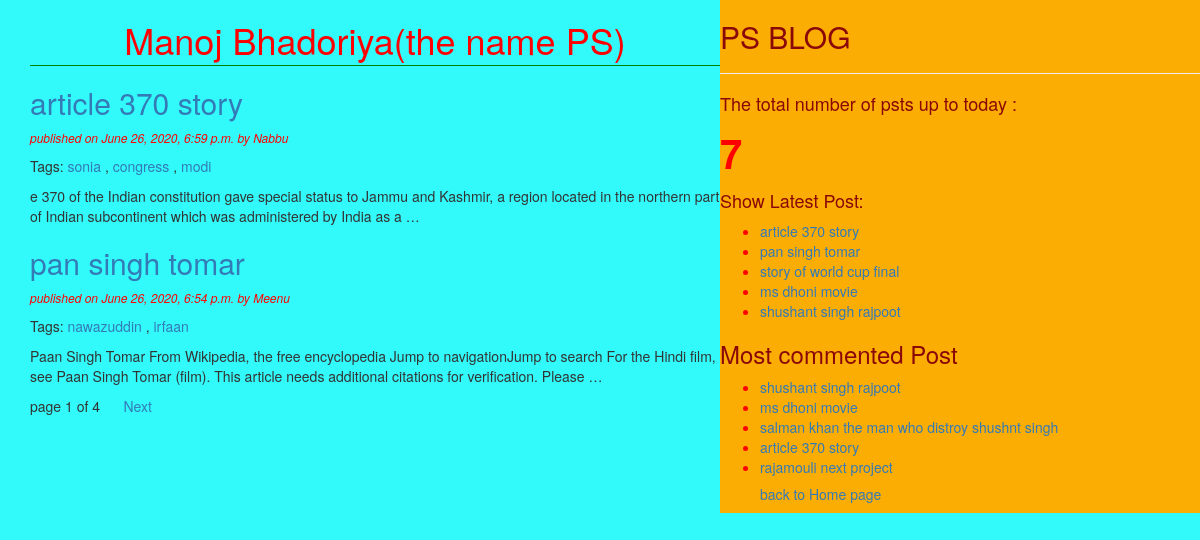
The page / on the database its author committed.
### Blog/models.py (models this page shows, shortened)
class Post(models.Model):
    STATUS_CHOICES=(('draft','Draft'),('published','Published'))
    title=models.CharField(max_length=256)
    slug=models.SlugField(max_length=264,unique_for_date='publish')
    author=models.ForeignKey(User,related_name='blog_posts',on_delete=models.DO_NOTHING)
    body=models.TextField()
    publish=models.DateTimeField(default=timezone.now)
    created=models.DateTimeField(auto_now_add=True)
    updated=models.DateTimeField(auto_now=True)
    status=models.CharField(max_length=10,choices=STATUS_CHOICES,default='draft')
    objects=CustomManager()
    tags=TaggableManager()
    class Meta:
        ordering=('-publish',)
    def get_absolute_url(self):
        return reverse('post_detail',args=[self.publish.year,self.publish.strftime('%m')
        ,self.publish.strftime('%d'),self.slug])

### Blog/views.py (the view)
# urls.py: url(r'^$', views.post_list_view),
def post_list_view(request,tag_slug=None):
    post_list=Post.objects.all()
    tag=None
    if tag_slug:
        tag=get_object_or_404(Tag,slug=tag_slug)
        post_list=post_list.filter(tags__in=[tag])
    paginator=Paginator(post_list,2)
    page_number=request.GET.get('page')
    try:
        post_list=paginator.page(page_number)
    except PageNotAnInteger:
        post_list=paginator.page(1)
    except EmptyPage:
        post_list=paginator.page(paginator.num_pages)
    return render(request,'blog/post_list.html',{'post_list':post_list,'tag':tag})

### Blog/models.py (called while the page is built)
    def get_queryset(self):
        return super().get_queryset().filter(status='published')

### Blog/templatetags/blog_tag.py (called while the page is built)
@register.simple_tag(name='my_tag')
def total_post():
    return Post.objects.count()

@register.inclusion_tag('blog/latest_posts123.html')
def show_latest_post(count=3):
    latest_posts=Post.objects.order_by('-publish')[:count]
    return {'latest_posts':latest_posts}

@register.simple_tag
def get_most_commented_posts(count=5):
    return Post.objects.annotate(total_comments=Count('comments')).order_by('-total_comments')[:count]

### templates/blog/post_list.html (shortened to what this page needs)
<!DOCTYPE html>
{%extends 'blog/base.html'%}
  {%block content%}
  <h1>Manoj Bhadoriya(the name PS)</h1>
  {% for post in post_list %}
    <a href="{{post.get_absolute_url}}"><h2>{{post.title}}</h2></a>
    <p id="date">published on {{post.publish}} by {{post.author|title}}</p>
    <p>Tags:
      {%for tag in post.tags.all %}
    <a href="{% url 'post_list_by_tag_name' tag.slug %}">{{tag.name}}</a>
    {%if not forloop.last%},{%endif%}
      {%endfor%}
    </p>
    {{post.body|truncatewords:30|linebreaks}}
  {%endfor%}
  {% include 'blog/pagination.html' with page=post_list%}
  {%endblock%}

### templates/blog/base.html (shortened to what this page needs)
<!DOCTYPE html>
{%load static%}
{%load blog_tag%}
<html lang="en" dir="ltr">
  <head>
<link rel="stylesheet" href="https://stackpath.bootstrapcdn.com/bootstrap/3.4.1/css/bootstrap.min.css"
>
<link rel="stylesheet" href="{%static "css/blog1.css" %}">
  </head>
  <body>
    <div class="content">
      {%block content%}   {%endblock%}
    </div>
    <div class="sidebar">
      <h2>PS BLOG</h2><hr>
      <p><h4>The total number of psts up to today :</h4> <span id="pcount">{%my_tag%}</span></p>
      <h4>Show Latest Post:</h4>{%show_latest_post 5 %}
      <h3>Most commented Post</h3>
      {% get_most_commented_posts as most_commented_post%}
      <ul>
        {%for post in most_commented_post%}
        <li id="anchor"><a href="{{post.get_absolute_url}}">{{post.title}}</a></li>
        {%endfor%}
        <h5><a href="/"> back to Home page</a></h5>
      </ul>
    </div>
  </body>
</html>

### templates/blog/pagination.html (shortened to what this page needs)
<div class="paginator">
<span>page {{page.number}} of {{page.paginator.num_pages}}</span> &nbsp&nbsp&nbsp&nbsp
  {%if page.has_next%}
  <a href="?page={{page.next_page_number}}">Next</a> &nbsp&nbsp
  {%endif%}
</div>

### templates/blog/latest_posts123.html
<ul>
  {% for post in latest_posts %}
  <li id="anchor"><a href="{{post.get_absolute_url}}">{{post.title}}</a></li>
  {%endfor%}
</ul>

### static/css/blog1.css (style rules this page uses)
.content { width:60%; float:left; padding: 0 0 0 30px; background: #32fafa; height: 100% }
.sidebar { width:40%; float:right; background: #fcad03; margin:0 0 10 0px; height: 100%; color: #8a0808; }
h1 { color: red; text-align: center; border-bottom: 1px solid green; padding-bottom: 5px; }
body { background: #32fafa; }
#date,#ch { color: red; font-size: 12px; font-style: italic; }
#pcount { font-size: 40px; color: red; font-weight: bold; }
#anchor { color: red; }

### rows shown on the page
Post: title "article 370 story", publish "June 26, 2020, 6:59 p.m.", author "Nabbu", body "e 370 of the Indian constitution gave special status to Jammu and Kashmir, a region located in the northern part of Indian subcontinent which was administered by India as a …"
Tag: name "sonia"
Tag: name "congress"
Tag: name "modi"
Post: title "pan singh tomar", publish "June 26, 2020, 6:54 p.m.", author "Meenu", body "Paan Singh Tomar From Wikipedia, the free encyclopedia Jump to navigationJump to search For the Hindi film, see Paan Singh Tomar (film). This article needs additional citations for verification. Please …"
Tag: name "nawazuddin"
Tag: name "irfaan"
Post: title "story of world cup final"
Post: title "ms dhoni movie"
Post: title "shushant singh rajpoot"
Post: title "salman khan the man who distroy shushnt singh"
Post: title "rajamouli next project"

### other values the page prints
{{ page.number }} "1"
{{ page.paginator.num_pages }} "4"
